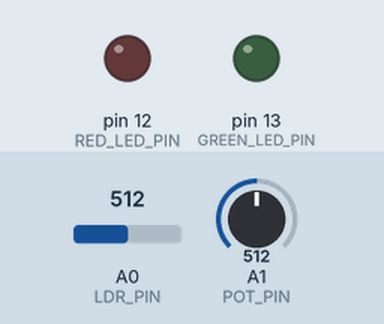
Recording of a sketch running on a simulated Arduino Uno, built with avr-gcc and run on an emulated ATmega328P. Shown: output pins drawn as LEDs (lit = HIGH). The test bench sets the inputs (shaded band); at power-on: A1 (POT_PIN) = 512, A0 (LDR_PIN) = 512.

Above: at 1.2 s.
1.3 s: A1 (POT_PIN) set to 524
At 2.5 s:
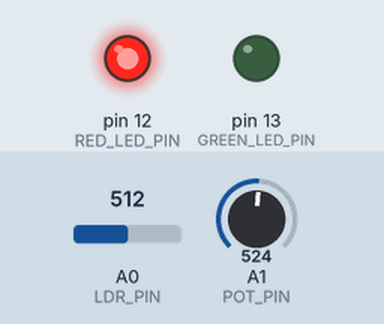
2.8 s: A0 (LDR_PIN) set to 278
4.3 s: A0 (LDR_PIN) set to 252
At 4.9 s:
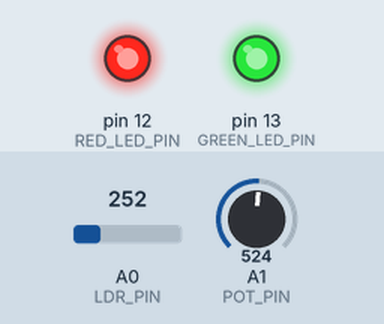
5.8 s: A0 (LDR_PIN) set to 306
At 7.0 s:
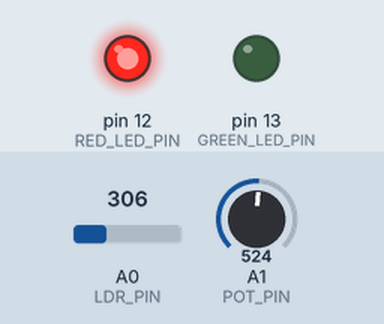
7.3 s: A0 (LDR_PIN) set to 122
At 8.3 s:
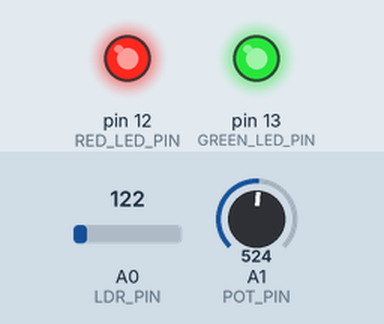
Timing chart, 0 to 9.8 s (numbered marks = the images above; inputs shaded):
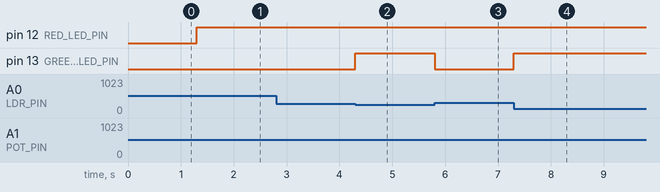

The sketch:

bonus1.ino
```cpp
#include <Arduino.h>

#define RED_LED_PIN 12
#define GREEN_LED_PIN 13
#define LDR_PIN A0
#define POT_PIN A1

long states[2] = {};

long getState(int lightness, int threshold);

void setup()
{
    pinMode(RED_LED_PIN, OUTPUT);
    pinMode(GREEN_LED_PIN, OUTPUT);
}

void loop()
{
    int lightness = analogRead(LDR_PIN);
    int threshold = analogRead(POT_PIN);

    states[0] = getState(lightness, threshold);
    states[1] = getState(lightness, threshold / 2);

    digitalWrite(RED_LED_PIN, states[0]);
    digitalWrite(GREEN_LED_PIN, states[1]);
}

long getState(int lightness, int threshold)
{
    if (lightness < threshold)
    {
        return HIGH;
    }

    return LOW;
}
```

Measured:
- the behaviour switches between 512 and 513 on A1 (POT_PIN) (found by bisection; images 0 and 1)
- the behaviour switches between 262 and 261 on A0 (LDR_PIN) (found by bisection; images 1 and 2)
- after the input at 1.3 s, pin 12 (RED_LED_PIN): LOW → HIGH at once
- after the input at 2.8 s, every drawn part: stays the same
- after the input at 4.3 s, pin 13 (GREEN_LED_PIN): LOW → HIGH at once
- after the input at 5.8 s, pin 13 (GREEN_LED_PIN): HIGH → LOW at once
- after the input at 7.3 s, pin 13 (GREEN_LED_PIN): LOW → HIGH at once
